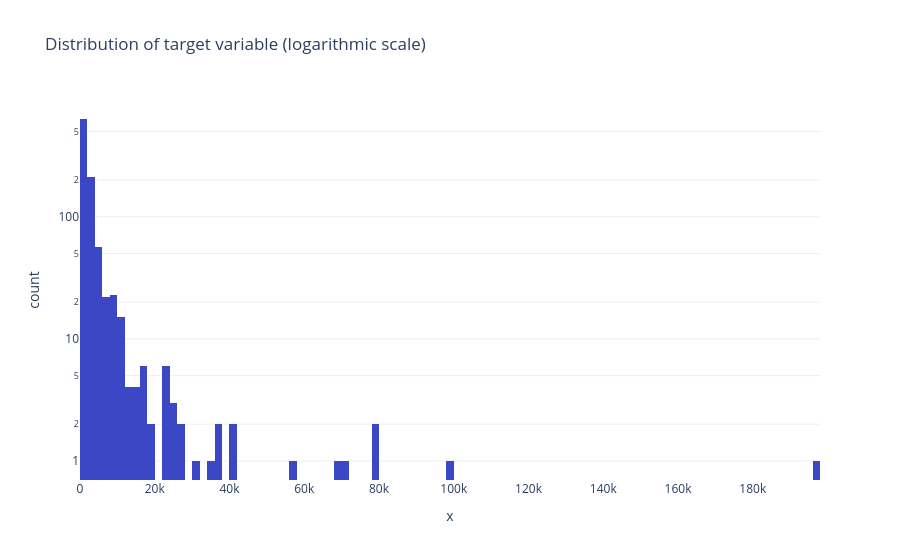

Write notebook code for a chart like this one.
### Code cell
fig = px.histogram(x = data['shares'], nbins = 120, log_y = True, title = 'Distribution of target variable (logarithmic scale)')
fig.show()

### Figure 1 — Plotly figure (JSON) as saved in the notebook; plotly's stock layout.template omitted (floating-point values rounded to 4 significant figures; data arrays with more than 128 entries replaced by an {"elided": "..."} marker saying what was removed)
{"data": [{"bingroup": "x", "hovertemplate": "x=%{x}<br>count=%{y}<extra></extra>", "legendgroup": "", "marker": {"color": "#3B47C4", "pattern": {"shape": ""}}, "name": "", "nbinsx": 120, "orientation": "v", "showlegend": false, "type": "histogram", "x": {"elided": "1000 int values"}, "xaxis": "x", "yaxis": "y"}], "layout": {"barmode": "relative", "legend": {"tracegroupgap": 0}, "title": {"text": "Distribution of target variable (logarithmic scale)"}, "xaxis": {"anchor": "y", "domain": [0.0, 1.0], "title": {"text": "x"}}, "yaxis": {"anchor": "x", "domain": [0.0, 1.0], "title": {"text": "count"}, "type": "log"}}}
